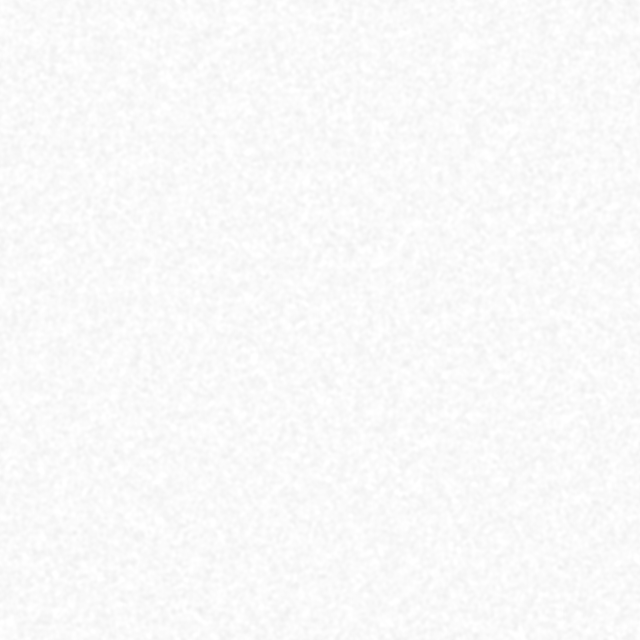
#> input picture assets/generated/paper_grain.png, 640 x 640 px, found by its file name
$ python make_seamless.py ../assets/generated/paper_grain.png
#> lines starting #> are read from the running program, lines starting #| are printed output that depends on the picture
#!/usr/bin/env python3
"""Build a paper-grain tile that repeats invisibly.

Why not just use the generated texture: an image model paints large-scale
shading - edge toning, a vignette - and its edges do not match. Tiled, that
shows as a grid of lines across the whole page.

Why not just mirror it: mirroring makes opposite edges identical, so the seams
go, but it puts a crease down the middle of every tile where the shading
reverses direction. That is just a different visible line.

So the grain is synthesised instead, with two properties that make a repeat
impossible to see:

  - **Seamless by construction.** The noise is tiled 3x3 *before* blurring and
    the centre is cropped back out, so the blur kernel wraps around the edges
    instead of running off them. Opposite edges then match exactly.
  - **No low frequencies.** A heavily blurred copy is subtracted, leaving only
    fine grain. This is the part that matters most: without it, even a
    perfectly seamless tile reads as a grid of patches.

    python scripts/make_seamless.py                 # write the default tile
    python scripts/make_seamless.py --size 512 --amp 3.5 --grain 1.1
"""
import sys
import pathlib

import numpy as np
from PIL import Image, ImageFilter

OUT = pathlib.Path("assets/generated/paper_grain.png")
SIZE = 640          # tile edge, px
AMP = 2.6           # grain amplitude in levels; keep small, it multiplies
GRAIN = 1.7         # blur radius for the fibre, px
FLATTEN = 24.0      # radius of the low-frequency copy that gets subtracted
TARGET = 250.0      # near-white, so the multiply blend is a whisper
# The tile multiplies over --paper, so a NEUTRAL grey tile drains the warmth
# out of every section. These per-channel factors keep the page on warm ivory.
TINT = (1.0, 0.978, 0.933)
SEED = 20261202


def _wrap_blur(a, radius):
    """Gaussian blur that wraps at the edges, so the result still tiles."""
    s = a.shape[0]
    big = np.tile(a, (3, 3))
    img = Image.fromarray(np.clip(big, 0, 255).astype(np.uint8), "L")
    img = img.filter(ImageFilter.GaussianBlur(radius))
    return np.asarray(img).astype(np.float64)[s:2 * s, s:2 * s]


def build(size=SIZE, amp=AMP, grain=GRAIN, seed=SEED):
    rng = np.random.default_rng(seed)
    noise = rng.normal(128.0, 26.0, (size, size))

    fibre = _wrap_blur(noise, grain)          # soften into paper fibre
    low = _wrap_blur(fibre, FLATTEN)          # the part that would form a grid
    detail = fibre - low                      # fine grain only

    sd = detail.std() or 1.0
    grey = TARGET + (detail / sd) * amp

    # carry the grain into three warm-tinted channels rather than shipping grey
    rgb = np.dstack([np.clip(grey * t, 0, 255) for t in TINT])
    return Image.fromarray(rgb.astype(np.uint8), "RGB")


def report(img, label):
    c = np.asarray(img.convert("RGB")).astype(float)
    print("        tile mean RGB %.0f, %.0f, %.0f"
          % (c[:, :, 0].mean(), c[:, :, 1].mean(), c[:, :, 2].mean()))
    a = np.asarray(img.convert("L")).astype(float)
    h, w = a.shape
    corners = np.mean([a[:h // 6, :w // 6].mean(), a[:h // 6, -w // 6:].mean(),
                       a[-h // 6:, :w // 6].mean(), a[-h // 6:, -w // 6:].mean()])
    centre = a[h // 3:2 * h // 3, w // 3:2 * w // 3].mean()
    # a mirror crease shows as a jump across the tile's middle column/row
    midc = abs(a[:, w // 2 - 1] - a[:, w // 2]).mean()
    midr = abs(a[h // 2 - 1, :] - a[h // 2, :]).mean()
    print("%-7s %dx%d  mean %.1f  edges L-R %.2f T-B %.2f  vignette %.2f  "
          "crease %.2f/%.2f"
          % (label, w, h, a.mean(),
             abs(a[:, 0] - a[:, -1]).mean(), abs(a[0, :] - a[-1, :]).mean(),
             abs(corners - centre), midc, midr))


def main():
    size, amp, grain = SIZE, AMP, GRAIN
    for i, a in enumerate(sys.argv):
        if a == "--size":  size = int(sys.argv[i + 1])
        if a == "--amp":   amp = float(sys.argv[i + 1])
        if a == "--grain": grain = float(sys.argv[i + 1])

    if OUT.exists():
        report(Image.open(OUT), "before")
#|         tile mean RGB 250, 250, 250
#> in report, `corners = np.mean([a[:h // 6, :w // 6].mean(), a[:h // 6, -w // 6:].me..`: corners = 249.4
#> in report, `centre = a[h // 3:2 * h // 3, w // 3:2 * w // 3].mean()`: centre = 249.5
#> in report, `midc = abs(a[:, w // 2 - 1] - a[:, w // 2]).mean()`: midc = 0.777
#> in report, `midr = abs(a[h // 2 - 1, :] - a[h // 2, :]).mean()`: midr = 0.912
#| before  640x640  mean 249.5  edges L-R 0.88 T-B 0.81  vignette 0.12  crease 0.78/0.91
    img = build(size, amp, grain)
#> in _wrap_blur, `img = Image.fromarray(np.clip(big, 0, 255).astype(np.uint8), "L")`:
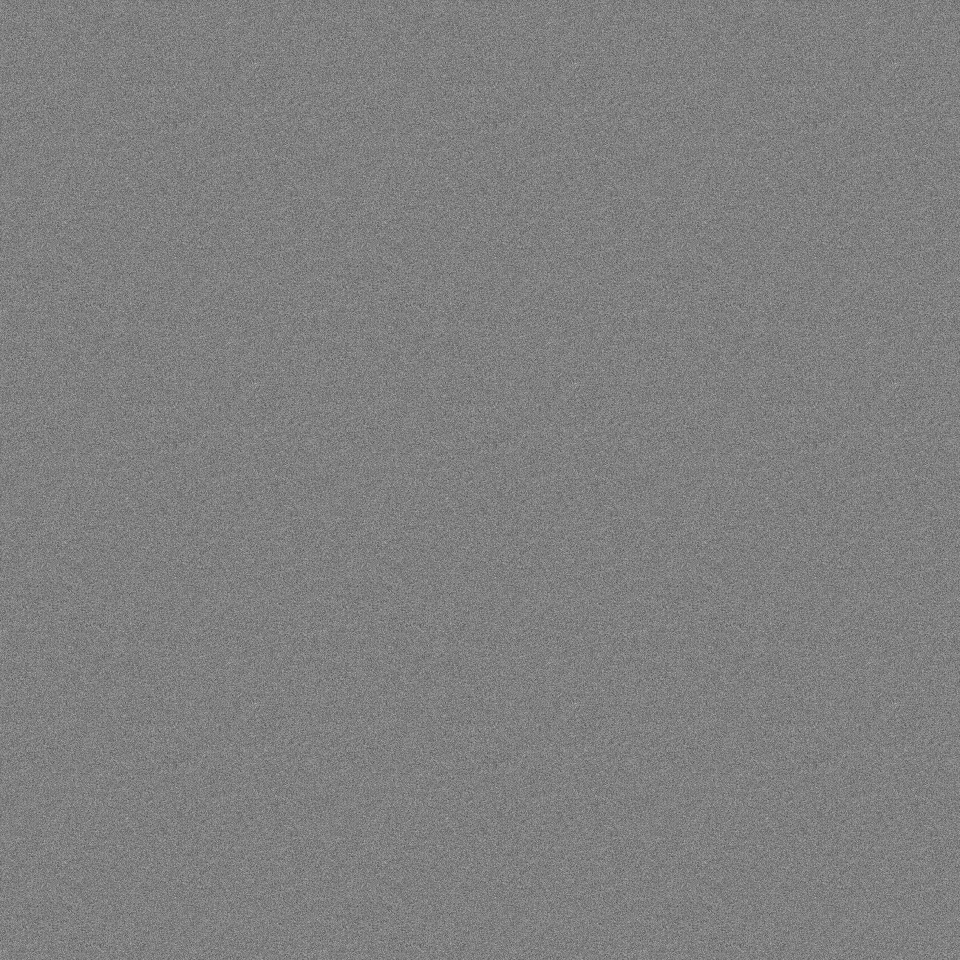
#> img: PIL image 1920x1920 L (shown at 1/2 size); min 11, max 247, mean 127.5
#> in _wrap_blur, `return np.asarray(img).astype(np.float64)[s:2 * s, s:2 * s]`:
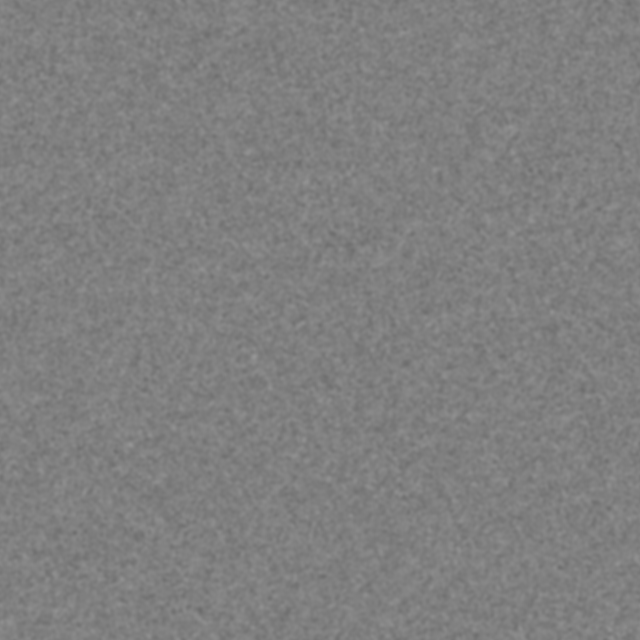
#> returned value: shape (640, 640) float64; min 108, max 149, mean 127.5
#> in build, `detail = fibre - low`:
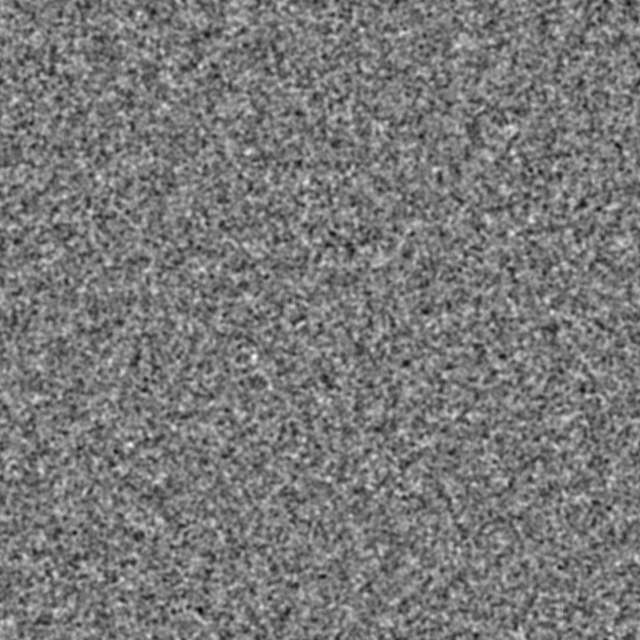
#> detail: shape (640, 640) float64; min -20, max 22, mean 0; drawn with min black and max white
#> in build, `sd = detail.std() or 1.0`: sd = 4.25
    OUT.parent.mkdir(parents=True, exist_ok=True)
    img.save(OUT)
    report(img, "after")
#|         tile mean RGB 250, 244, 233
#| after   640x640  mean 244.5  edges L-R 0.88 T-B 0.81  vignette 0.12  crease 0.79/0.91
    print("wrote %s  (tile with background-size: %dpx)" % (OUT, size))


if __name__ == "__main__":
    main()

$ run again, with assets/generated/banana_palm_right.png copied over assets/generated/paper_grain.png
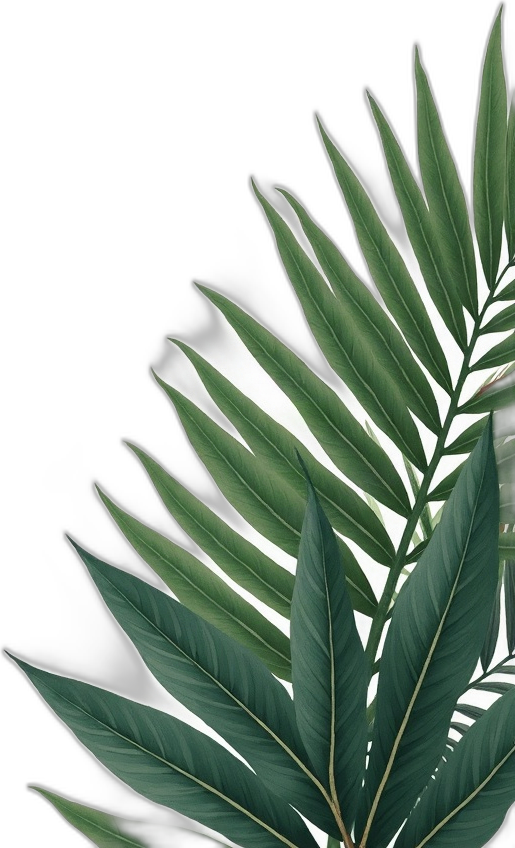
#> input picture assets/generated/banana_palm_right.png, 515 x 848 px, found by its file name
#> in report, `c = np.asarray(img.convert("RGB")).astype(float)`:
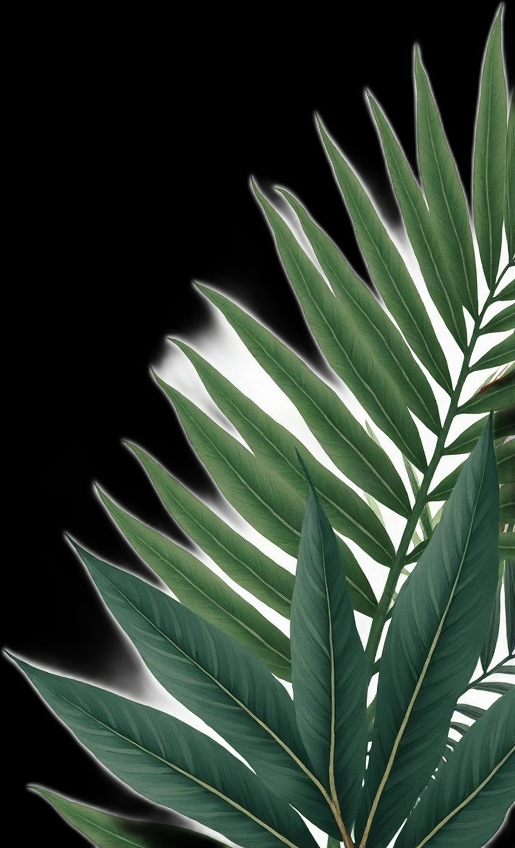
#> c: shape (848, 515, 3) float64; mean R, G, B 49.8, 63.8, 51.8
#|         tile mean RGB 50, 64, 52
#> in report, `a = np.asarray(img.convert("L")).astype(float)`:
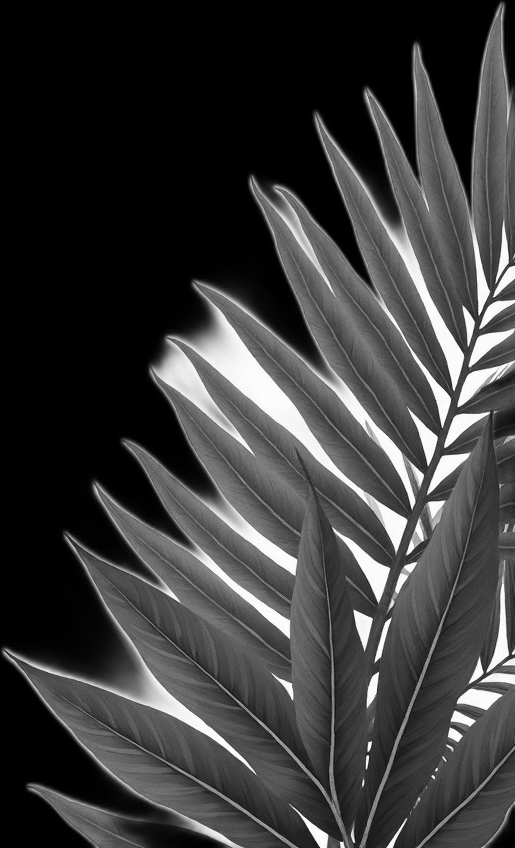
#> a: shape (848, 515) float64; min 0, max 254, mean 58.3
#> corners = 32.54
#> centre = 112
#> midc = 5.42
#> midr = 5.88
#| before  515x848  mean 58.3  edges L-R 69.72 T-B 52.12  vignette 79.42  crease 5.42/5.88
#> sd = 4.25
#> c: shape (640, 640, 3) float64
#|         tile mean RGB 250, 244, 233
#> a: shape (640, 640) float64
#| after   640x640  mean 244.5  edges L-R 0.88 T-B 0.81  vignette 0.12  crease 0.79/0.91

$ run again, with assets/generated/bird_a_1.png copied over assets/generated/paper_grain.png
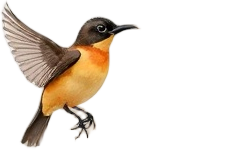
#> input picture assets/generated/bird_a_1.png, 232 x 158 px, found by its file name
#> in report, `c = np.asarray(img.convert("RGB")).astype(float)`:
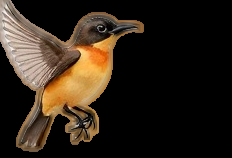
#> c: shape (158, 232, 3) float64; mean R, G, B 45.9, 35.4, 24.2
#|         tile mean RGB 46, 35, 24
#> in report, `a = np.asarray(img.convert("L")).astype(float)`:
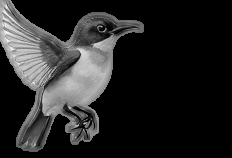
#> a: shape (158, 232) float64; min 0, max 246, mean 37.3
#> corners = 30.06
#> centre = 64.94
#> midc = 4.92
#> midr = 5.63
#| before  232x158  mean 37.3  edges L-R 44.32 T-B 6.90  vignette 34.88  crease 4.92/5.63
#> sd = 4.25
#> c: shape (640, 640, 3) float64
#|         tile mean RGB 250, 244, 233
#> a: shape (640, 640) float64
#| after   640x640  mean 244.5  edges L-R 0.88 T-B 0.81  vignette 0.12  crease 0.79/0.91

$ run again, with assets/generated/bird_a_2.png copied over assets/generated/paper_grain.png
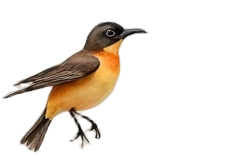
#> input picture assets/generated/bird_a_2.png, 232 x 158 px, found by its file name
#> in report, `c = np.asarray(img.convert("RGB")).astype(float)`:
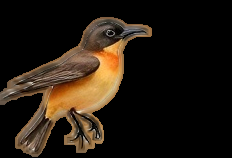
#> c: shape (158, 232, 3) float64; mean R, G, B 35.5, 26.3, 16.5
#|         tile mean RGB 36, 26, 17
#> in report, `a = np.asarray(img.convert("L")).astype(float)`:
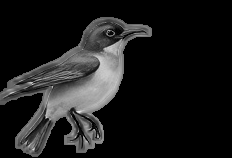
#> a: shape (158, 232) float64; min 0, max 232, mean 27.9
#> corners = 10.92
#> centre = 81.36
#> midc = 6.2
#> midr = 14.59
#| before  232x158  mean 27.9  edges L-R 7.75 T-B 0.00  vignette 70.44  crease 6.20/14.59
#> sd = 4.25
#> c: shape (640, 640, 3) float64
#|         tile mean RGB 250, 244, 233
#> a: shape (640, 640) float64
#| after   640x640  mean 244.5  edges L-R 0.88 T-B 0.81  vignette 0.12  crease 0.79/0.91
